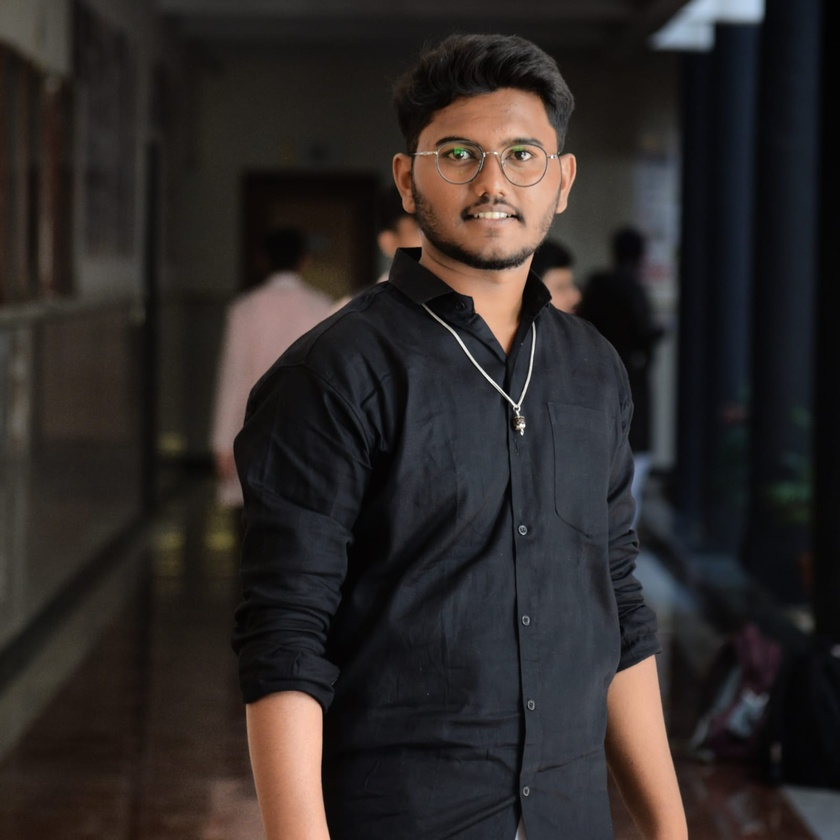
#> input picture Ashu2222.jpeg, 840 x 840 px, shrunk from 1600 x 1600 before the run
$ python Photo.py
#> lines starting #> are read from the running program, lines starting #| are printed output that depends on the picture; after the words box and inside, x2 and y2 are one past the last pixel; in counts of white or black regions, pixels touching at a corner belong together
import cv2
import numpy as np

# image
img = cv2.imread("Ashu2222.jpeg")
#> img is the input picture: shape (840, 840, 3); mean B, G, R 39.6, 40.9, 45.9
gray = cv2.cvtColor(img,cv2.COLOR_BGR2GRAY)
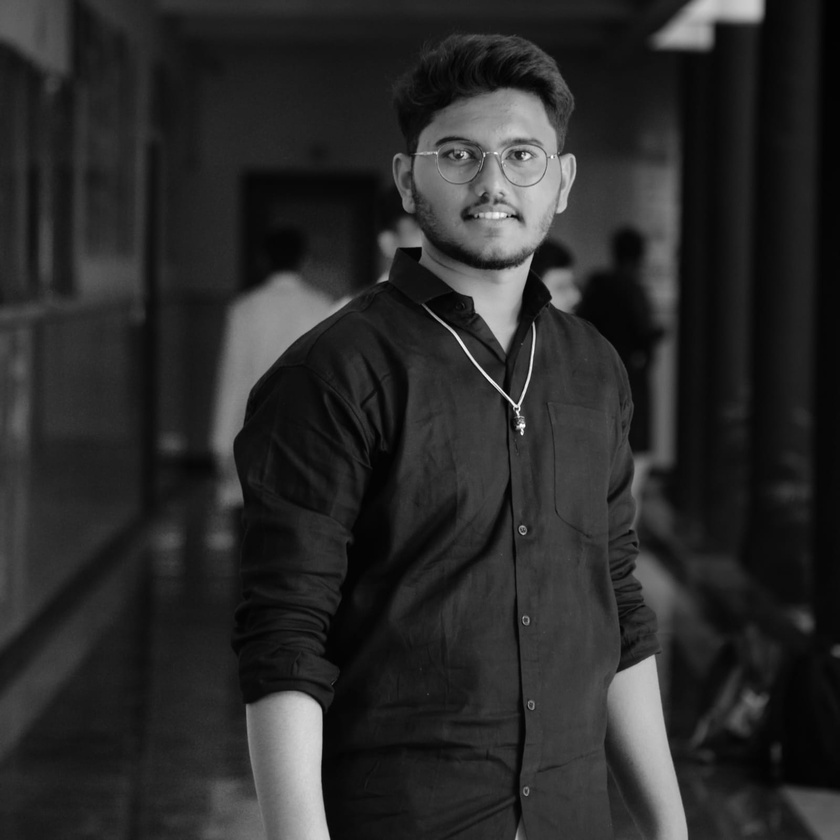
#> gray: shape (840, 840); min 0, max 255, mean 42.2
gray = cv2.medianBlur(gray,5)
edges = cv2.adaptiveThreshold(gray,255,
                              cv2.ADAPTIVE_THRESH_MEAN_C,
                              cv2.THRESH_BINARY , 9,9)
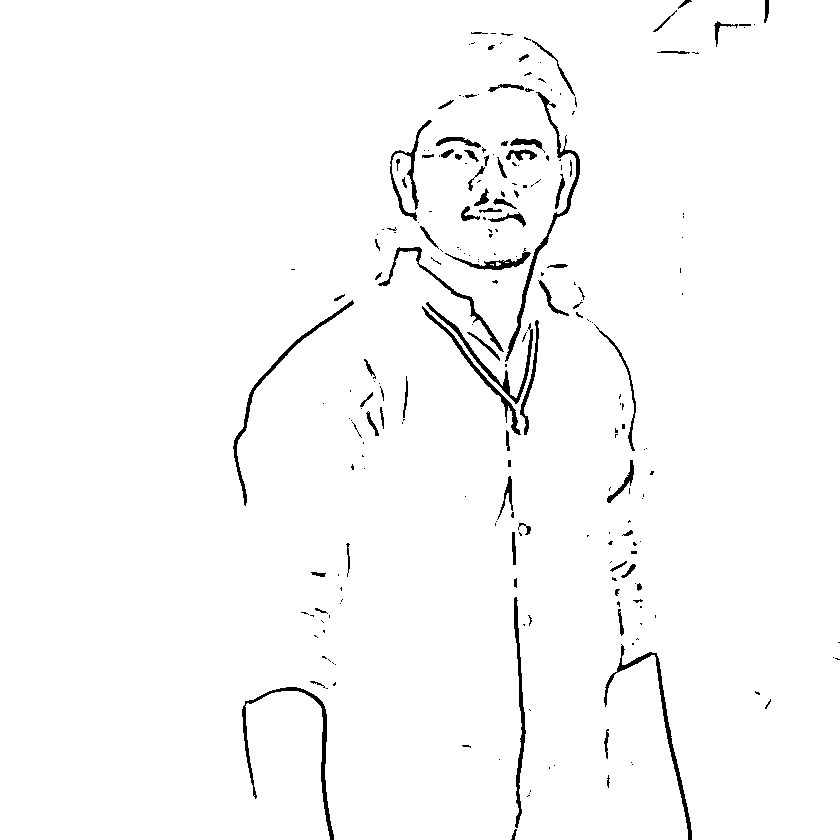
#> edges: shape (840, 840); 97.9% white; 238 black regions (155 under 20 px), largest, box (x1, y1, x2, y2) and area: (505, 92, 580, 362) 1214, (242, 687, 334, 840) 1133, (604, 644, 692, 840) 1062
color = cv2.bilateralFilter(img ,6,250,250)
cartoon = cv2.bitwise_and(color,color, mask=edges)
# cartoon

cv2.imshow("Image",img)
cv2.imshow("edges",edges)
cv2.imshow("Cartoon",cartoon)
cv2.waitKey(0)
cv2.destroyAllWindows()
